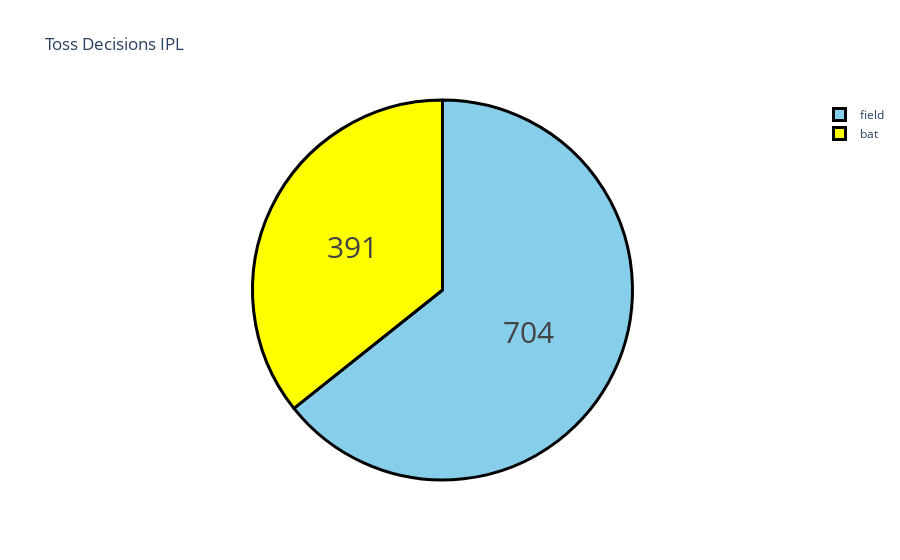

The notebook cell this image was saved under:
### Code cell
toss = data['toss_decision'].value_counts()
label = toss.index
counts = toss.values
colors = ['skyblue', 'yellow']

fig = go.Figure(data=[go.Pie(labels=label, values=counts)])
fig.update_layout(title_text='Toss Decisions IPL')
fig.update_traces(hoverinfo='label+percent', textinfo='value', textfont_size=30,
                  marker=dict(colors=colors, line=dict(color='black', width=3)))
fig.show()

### Figure 1 — Plotly figure (JSON) as saved in the notebook; plotly's stock layout.template omitted (floating-point values rounded to 4 significant figures)
{"data": [{"hoverinfo": "label+percent", "labels": ["field", "bat"], "marker": {"colors": ["skyblue", "yellow"], "line": {"color": "black", "width": 3}}, "textfont": {"size": 30}, "textinfo": "value", "type": "pie", "values": [704, 391]}], "layout": {"autosize": true, "title": {"text": "Toss Decisions IPL"}}}
